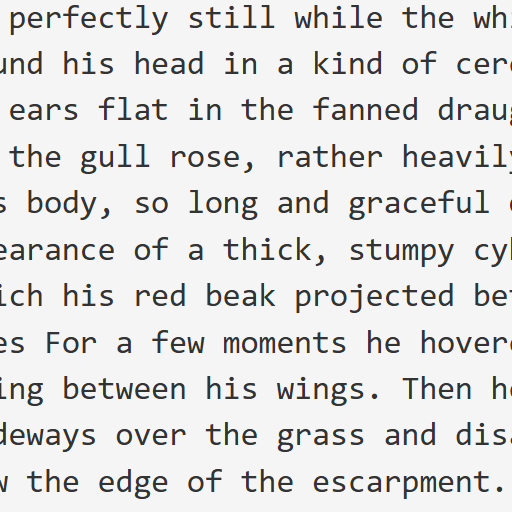
#> input picture input/text/images/keehar-plaintext.PNG, 512 x 512 px, found by its file name
$ jupyter execute --allow-errors TextStatisticsPlayground.ipynb   (shell and % lines are left out)
#> lines starting #> are read from the running program, lines starting #| are printed output that depends on the picture
[cell 1]
import cv2
import numpy as np
import matplotlib.pyplot as plt
import pandas as pd

[cell 2]
keehar_plaintext_rgb  = cv2.imread("input/text/images/keehar-plaintext.png", cv2.IMREAD_COLOR)
#> keehar_plaintext_rgb is the input picture: shape (512, 512, 3); mean B, G, R 224.6, 224.5, 224.6
keehar_plaintext_grayscale = cv2.cvtColor(keehar_plaintext_rgb, cv2.COLOR_BGR2GRAY)
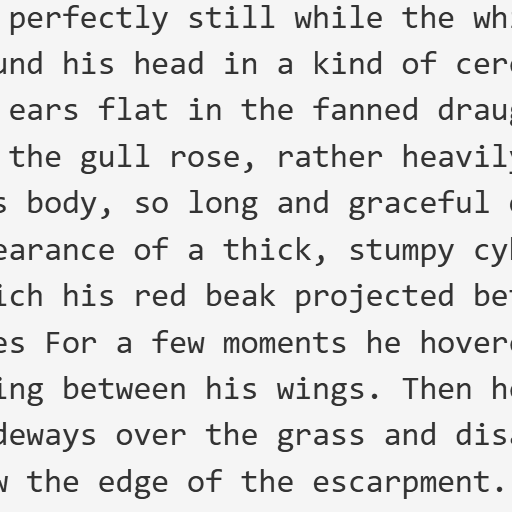
#> keehar_plaintext_grayscale: shape (512, 512); min 51, max 245, mean 224.6
keehar_plaintext_lab = cv2.cvtColor(keehar_plaintext_rgb, cv2.COLOR_BGR2LAB)
#> keehar_plaintext_lab: shape (512, 512, 3); mean of channels 0, 1, 2 226.4, 128.4, 128.1
keehar_plaintext_rgb_channels = cv2.split(keehar_plaintext_rgb)
keehar_plaintext_lab_channels = cv2.split(keehar_plaintext_lab)

rgb_colours = ('b', 'g', 'r')

[cell 3]
center = (keehar_plaintext_rgb.shape[0] // 2, keehar_plaintext_rgb.shape[1] // 2)
#> center = (256, 256)
radii = (100, 200)
#> (the rest of this cell did not finish here and is left out)


$ run again, with input/text/images/jghg-end-1.png copied over input/text/images/keehar-plaintext.PNG
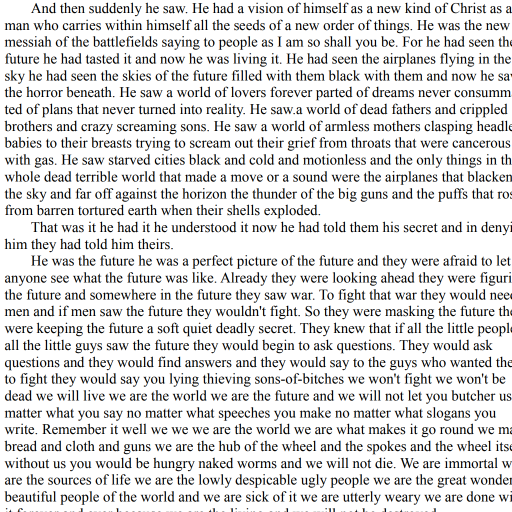
#> input picture input/text/images/jghg-end-1.png, 1024 x 1024 px, found by its file name (shown at 1/2 size)
#> keehar_plaintext_rgb is the input picture: shape (1024, 1024, 3); mean B, G, R 220.6, 220.6, 220.6
#> `keehar_plaintext_grayscale = cv2.cvtColor(keehar_plaintext_rgb, cv2.CO..`:
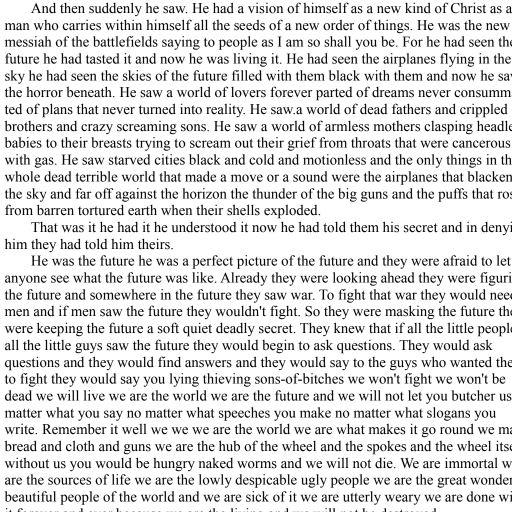
#> keehar_plaintext_grayscale: shape (1024, 1024) (shown at 1/2 size); min 0, max 255, mean 220.6
#> keehar_plaintext_lab: shape (1024, 1024, 3); mean of channels 0, 1, 2 222.2, 129.3, 128.2
